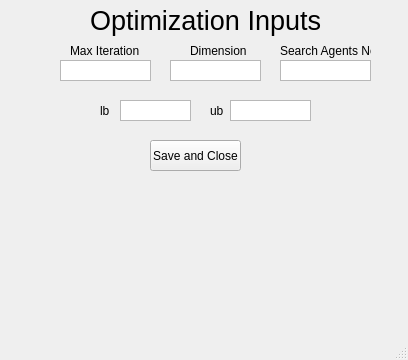
<?xml version="1.0" encoding="UTF-8"?>
<ui version="4.0">
 <class>hhoWindow</class>
 <widget class="QMainWindow" name="hhoWindow">
  <property name="geometry">
   <rect>
    <x>0</x>
    <y>0</y>
    <width>408</width>
    <height>360</height>
   </rect>
  </property>
  <property name="windowTitle">
   <string>Inputs Window</string>
  </property>
  <widget class="QWidget" name="centralwidget">
   <widget class="QLabel" name="label">
    <property name="geometry">
     <rect>
      <x>70</x>
      <y>40</y>
      <width>71</width>
      <height>21</height>
     </rect>
    </property>
    <property name="text">
     <string>Max Iteration</string>
    </property>
   </widget>
   <widget class="QTextEdit" name="maxIterationTextBox">
    <property name="geometry">
     <rect>
      <x>60</x>
      <y>60</y>
      <width>91</width>
      <height>21</height>
     </rect>
    </property>
    <property name="font">
     <font>
      <pointsize>12</pointsize>
     </font>
    </property>
    <property name="verticalScrollBarPolicy">
     <enum>Qt::ScrollBarAlwaysOff</enum>
    </property>
    <property name="placeholderText">
     <string/>
    </property>
   </widget>
   <widget class="QPushButton" name="hhoButton">
    <property name="geometry">
     <rect>
      <x>150</x>
      <y>140</y>
      <width>91</width>
      <height>31</height>
     </rect>
    </property>
    <property name="text">
     <string>Save and Close</string>
    </property>
   </widget>
   <widget class="QTextEdit" name="dimensionTextBox">
    <property name="geometry">
     <rect>
      <x>170</x>
      <y>60</y>
      <width>91</width>
      <height>21</height>
     </rect>
    </property>
    <property name="font">
     <font>
      <pointsize>12</pointsize>
     </font>
    </property>
    <property name="verticalScrollBarPolicy">
     <enum>Qt::ScrollBarAlwaysOff</enum>
    </property>
   </widget>
   <widget class="QLabel" name="label_3">
    <property name="geometry">
     <rect>
      <x>190</x>
      <y>40</y>
      <width>71</width>
      <height>21</height>
     </rect>
    </property>
    <property name="text">
     <string>Dimension</string>
    </property>
   </widget>
   <widget class="QTextEdit" name="searchAgentsTextBox">
    <property name="geometry">
     <rect>
      <x>280</x>
      <y>60</y>
      <width>91</width>
      <height>21</height>
     </rect>
    </property>
    <property name="font">
     <font>
      <pointsize>12</pointsize>
     </font>
    </property>
    <property name="verticalScrollBarPolicy">
     <enum>Qt::ScrollBarAlwaysOff</enum>
    </property>
   </widget>
   <widget class="QLabel" name="label_4">
    <property name="geometry">
     <rect>
      <x>280</x>
      <y>40</y>
      <width>91</width>
      <height>21</height>
     </rect>
    </property>
    <property name="text">
     <string>Search Agents No</string>
    </property>
   </widget>
   <widget class="QTextEdit" name="lbTextBox">
    <property name="geometry">
     <rect>
      <x>120</x>
      <y>100</y>
      <width>71</width>
      <height>21</height>
     </rect>
    </property>
    <property name="font">
     <font>
      <pointsize>12</pointsize>
     </font>
    </property>
    <property name="verticalScrollBarPolicy">
     <enum>Qt::ScrollBarAlwaysOff</enum>
    </property>
   </widget>
   <widget class="QLabel" name="label_5">
    <property name="geometry">
     <rect>
      <x>100</x>
      <y>100</y>
      <width>16</width>
      <height>21</height>
     </rect>
    </property>
    <property name="text">
     <string>lb</string>
    </property>
   </widget>
   <widget class="QLabel" name="label_6">
    <property name="geometry">
     <rect>
      <x>210</x>
      <y>100</y>
      <width>16</width>
      <height>21</height>
     </rect>
    </property>
    <property name="text">
     <string>ub</string>
    </property>
   </widget>
   <widget class="QTextEdit" name="ubTextBox">
    <property name="geometry">
     <rect>
      <x>230</x>
      <y>100</y>
      <width>81</width>
      <height>21</height>
     </rect>
    </property>
    <property name="font">
     <font>
      <pointsize>12</pointsize>
     </font>
    </property>
    <property name="verticalScrollBarPolicy">
     <enum>Qt::ScrollBarAlwaysOff</enum>
    </property>
   </widget>
   <widget class="QLabel" name="label_2">
    <property name="geometry">
     <rect>
      <x>90</x>
      <y>-10</y>
      <width>241</width>
      <height>61</height>
     </rect>
    </property>
    <property name="font">
     <font>
      <pointsize>20</pointsize>
     </font>
    </property>
    <property name="text">
     <string>Optimization Inputs</string>
    </property>
   </widget>
  </widget>
  <widget class="QMenuBar" name="menubar">
   <property name="geometry">
    <rect>
     <x>0</x>
     <y>0</y>
     <width>408</width>
     <height>21</height>
    </rect>
   </property>
  </widget>
  <widget class="QStatusBar" name="statusbar"/>
 </widget>
 <resources/>
 <connections/>
</ui>
